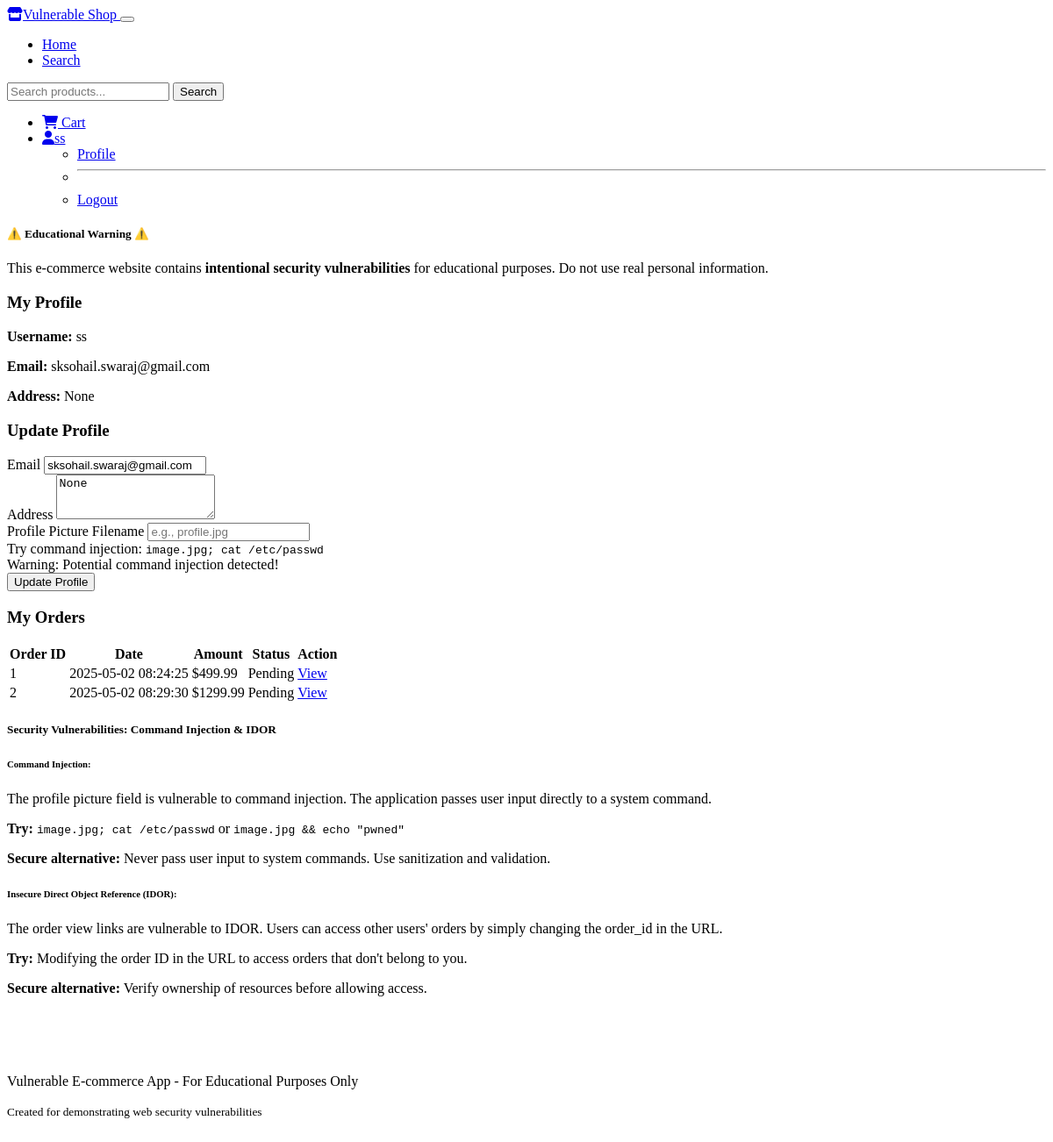
/profile (signed in), run on the app's committed database.
### tables this page shows
CREATE TABLE users (
    id INTEGER PRIMARY KEY AUTOINCREMENT,
    username TEXT NOT NULL UNIQUE,
    password TEXT NOT NULL,
    email TEXT NOT NULL,
    address TEXT,
    is_admin INTEGER DEFAULT 0
);

CREATE TABLE orders (
    id INTEGER PRIMARY KEY AUTOINCREMENT,
    user_id INTEGER,
    total_amount REAL NOT NULL,
    status TEXT NOT NULL,
    created_at TIMESTAMP DEFAULT CURRENT_TIMESTAMP,
    FOREIGN KEY (user_id) REFERENCES users (id)
);

### app.py (the view)
@app.route('/profile')
def profile():
    if not session.get('logged_in'):
        flash('Please log in to view your profile')
        return redirect(url_for('login'))
    user_id = session['user_id']
    user = query_db('SELECT * FROM users WHERE id = ?', [user_id], one=True)
    orders = query_db('SELECT * FROM orders WHERE user_id = ?', [user_id])
    return render_template('profile.html', user=user, orders=orders)

### app.py (called while the page is built)
def get_db():
    db = getattr(g, '_database', None)
    if db is None:
        db = g._database = sqlite3.connect(DATABASE)
        db.row_factory = sqlite3.Row
    return db

def query_db(query, args=(), one=False):
    cur = get_db().execute(query, args)
    rv = cur.fetchall()
    cur.close()
    return (rv[0] if rv else None) if one else rv

@app.teardown_appcontext
def close_connection(exception):
    db = getattr(g, '_database', None)
    if db is not None:
        db.close()

### templates/profile.html (shortened to what this page needs)
{% extends "layout.html" %}
{% block content %}
<div class="row">
    <div class="col-md-4">
        <div class="card mb-4">
            <div class="card-header">
                <h3>My Profile</h3>
            </div>
            <div class="card-body">
                {% if user %}
                <p><strong>Username:</strong> {{ user.username }}</p>
                <p><strong>Email:</strong> {{ user.email }}</p>
                <p><strong>Address:</strong> {{ user.address or 'Not provided' }}</p>
                {% else %}
                <p>User information not available.</p>
                {% endif %}
            </div>
        </div>
        <div class="card">
            <div class="card-header">
                <h3>Update Profile</h3>
            </div>
            <div class="card-body">
                <form method="post" action="{{ url_for('update_profile') }}">
                    <div class="mb-3">
                        <label for="email" class="form-label">Email</label>
                        <input type="email" class="form-control" id="email" name="email" value="{{ user.email }}" required>
                    </div>
                    <div class="mb-3">
                        <label for="address" class="form-label">Address</label>
                        <textarea class="form-control" id="address" name="address" rows="3">{{ user.address }}</textarea>
                    </div>
                    <div class="mb-3">
                        <label for="profile-picture" class="form-label">Profile Picture Filename</label>
                        <input type="text" class="form-control" id="profile-picture" name="profile_picture" placeholder="e.g., profile.jpg">
                        <div class="form-text">Try command injection: <code>image.jpg; cat /etc/passwd</code></div>
                        <div id="command-warning" class="alert alert-danger mt-2 d-none">
                            Warning: Potential command injection detected!
                        </div>
                    </div>
                    <button type="submit" class="btn btn-primary">Update Profile</button>
                </form>
            </div>
        </div>
    </div>
    <div class="col-md-8">
        <div class="card">
            <div class="card-header">
                <h3>My Orders</h3>
            </div>
            <div class="card-body">
                {% if orders %}
                <div class="table-responsive">
                    <table class="table table-striped">
                        <thead>
                            <tr>
                                <th>Order ID</th>
                                <th>Date</th>
                                <th>Amount</th>
                                <th>Status</th>
                                <th>Action</th>
                            </tr>
                        </thead>
                        <tbody>
                            {% for order in orders %}
                            <tr>
                                <td>{{ order.id }}</td>
                                <td>{{ order.created_at }}</td>
                                <td>${{ "%.2f"|format(order.total_amount) }}</td>
                                <td>
                                    <span class="badge {% if order.status == 'Completed' %}bg-success{% elif order.status == 'Pending' %}bg-warning{% else %}bg-secondary{% endif %}">
                                        {{ order.status }}
                                    </span>
                                </td>
                                <td>
                                    <a href="{{ url_for('view_order', order_id=order.id) }}" class="btn btn-sm btn-info">View</a>
                                </td>
                            </tr>
                            {% endfor %}
                        </tbody>
                    </table>
                </div>
                {% else %}
                <p>You haven't placed any orders yet.</p>
                {% endif %}
            </div>
        </div>
    </div>
</div>
<div class="row mt-4">
    <div class="col-md-12">
        <div class="card">
            <div class="card-header bg-warning text-dark">
                <h5>Security Vulnerabilities: Command Injection & IDOR</h5>
            </div>
            <div class="card-body">
                <h6>Command Injection:</h6>
                <p>The profile picture field is vulnerable to command injection. The application passes user input directly to a system command.</p>
                <p><strong>Try:</strong> <code>image.jpg; cat /etc/passwd</code> or <code>image.jpg && echo "pwned"</code></p>
                <p><strong>Secure alternative:</strong> Never pass user input to system commands. Use sanitization and validation.</p>
                <h6>Insecure Direct Object Reference (IDOR):</h6>
                <p>The order view links are vulnerable to IDOR. Users can access other users' orders by simply changing the order_id in the URL.</p>
                <p><strong>Try:</strong> Modifying the order ID in the URL to access orders that don't belong to you.</p>
                <p><strong>Secure alternative:</strong> Verify ownership of resources before allowing access.</p>
            </div>
        </div>
    </div>
</div>
{% endblock %}

### data on the page
users: username "ss", email "sksohail.swaraj@gmail.com", address "None"
orders: id "1", created_at "2025-05-02 08:24:25", total_amount "499.99", status "Pending"
orders: id "2", created_at "2025-05-02 08:29:30", total_amount "1299.99", status "Pending"

### other printed values
{{ session.username }} "ss"
